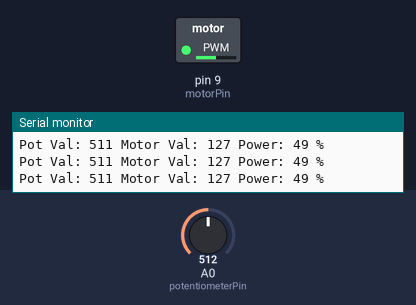
The sketch below on a simulated Arduino Uno, built with avr-gcc and run on an emulated ATmega328P. Shown: switched loads named in the sketch (green lamp = pin HIGH), the last lines printed to the serial monitor. Inputs (shaded band) come from the test bench; at power-on: A0 (potentiometerPin) = 512.

Above: at 1.2 s.
1.3 s: A0 (potentiometerPin) set to 306
At 2.5 s:
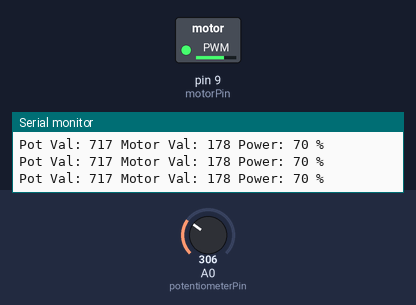
2.8 s: A0 (potentiometerPin) set to 25
At 3.8 s:
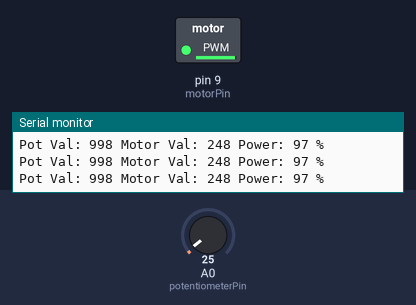
4.3 s: A0 (potentiometerPin) set to 21
At 4.9 s:
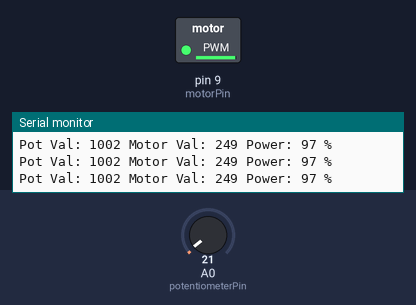
7.3 s: A0 (potentiometerPin) set to 900
At 8.4 s:
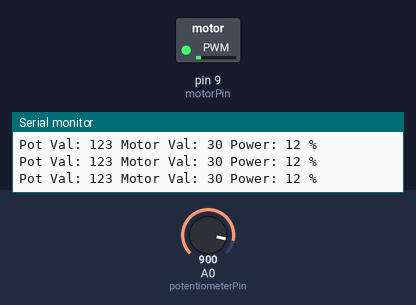
8.8 s: A0 (potentiometerPin) set to 1023
At 9.6 s:
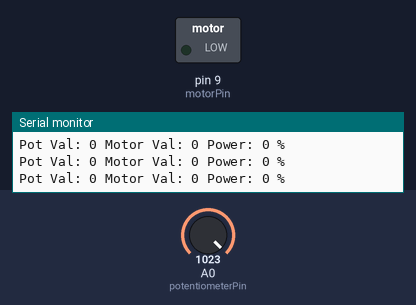
10.3 s: A0 (potentiometerPin) set to 511
At 10.7 s:
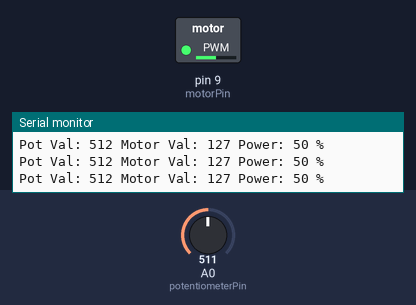
Timing chart, 0 to 12.8 s (numbered marks = the images above; inputs shaded):
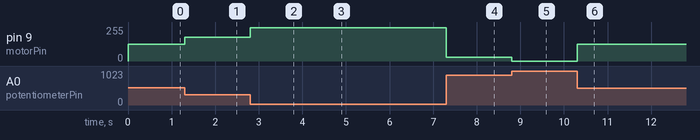

Measured:
- after the input at 1.3 s, pin 9 (motorPin): 127/255 → 178/255 at once
- after the input at 2.8 s, pin 9 (motorPin): 178/255 → 248/255 at once
- after the input at 4.3 s, pin 9 (motorPin): 248/255 → 249/255 at once
- after the input at 7.3 s, pin 9 (motorPin): 249/255 → 30/255 at once
- after the input at 8.8 s, pin 9 (motorPin): 30/255 → 0/255 at once
- after the input at 10.3 s, pin 9 (motorPin): 0/255 → 127/255 at once

The sketch:

MotorizedPinwheel.ino
```cpp
//const int switchPin = 2;
const int potentiometerPin = A0;
const int motorPin = 9;
const int dataRefreshFrequency = 100;

//int switchState = 0;
unsigned long lastMillis = 0;

void setup()
{
	Serial.begin(9600);
	//pinMode(switchPin, INPUT);
	pinMode(motorPin, OUTPUT);
}

void loop()
{
	//switchState = digitalRead(switchPin);
	//digitalWrite(motorPin, switchState);
	int potVal = 1023 - analogRead(potentiometerPin);
	int motorVal = map(potVal, 0, 1023, 0, 255);
	int powerPercent = map(potVal, 0, 1023, 0, 100);

	if (millis() - lastMillis > dataRefreshFrequency)
	{
		PrintData(potVal, motorVal, powerPercent);
		lastMillis = millis();
	}

	analogWrite(motorPin, motorVal);
}

void PrintData(int potVal, int motorVal, int powerPercent)
{
	Serial.print("Pot Val: ");
	Serial.print(potVal);
	Serial.print(" Motor Val: ");
	Serial.print(motorVal);
	Serial.print(" Power: ");
	Serial.print(powerPercent);
	Serial.println(" %");
}
```
